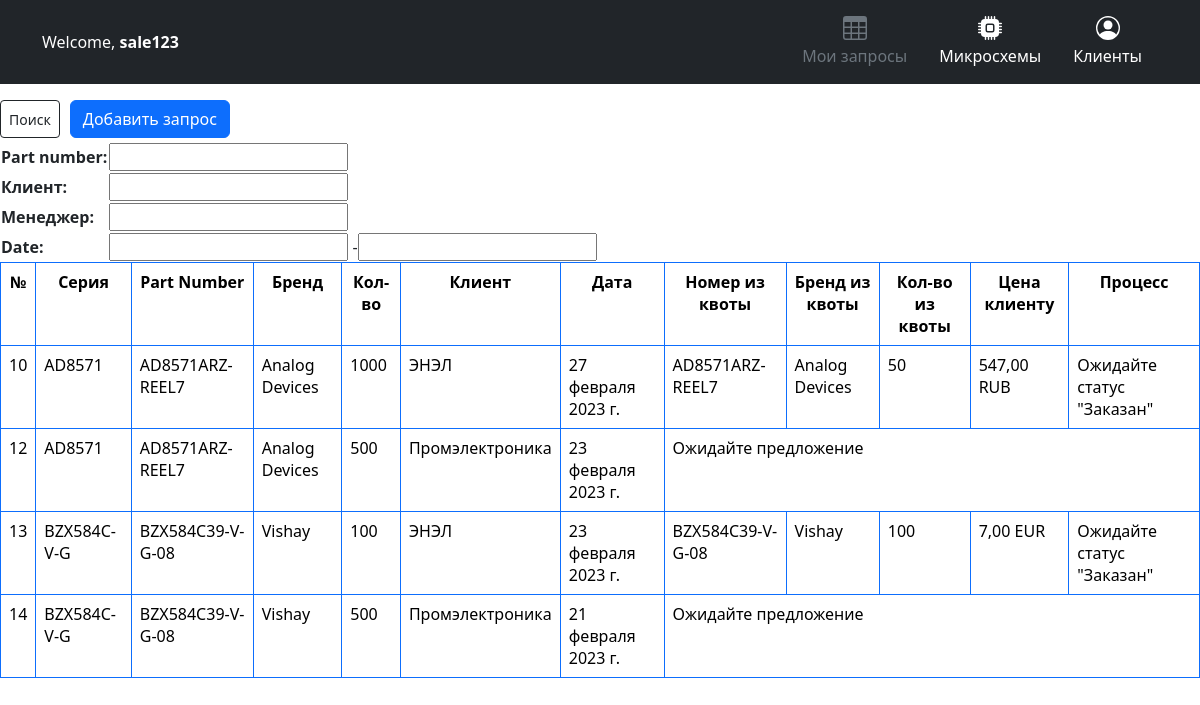
The page /responses/ (signed in) on the database as committed earlier.
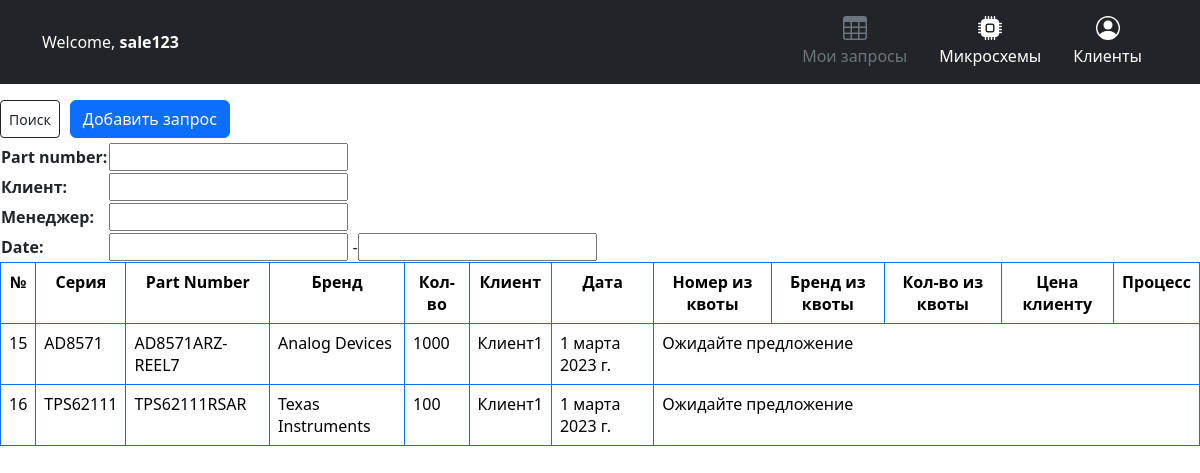
The same page on the database as committed later.
### parts/models.py (models this page shows, shortened)
class Request(models.Model):
    part = models.ForeignKey(Part, on_delete=models.CASCADE)
    quantity = models.PositiveIntegerField(verbose_name='Кол-во')
    customer = models.CharField(max_length=100, verbose_name='Клиент')
    date = models.DateField(verbose_name='Дата запроса')
    manager = models.ForeignKey(User, on_delete=models.CASCADE, related_name='requests', verbose_name='Менеджер')
    status = models.CharField(max_length=10, choices=STATUS_CHOICES, default='NO_QUOTA', verbose_name='Статус')
    selected_quota = models.ForeignKey(Quota, on_delete=models.SET_NULL, null=True, blank=True, related_name='selected_quotas')
    customer_price = models.DecimalField(max_digits=10, decimal_places=2, null=True, blank=True, default=0)
    currency = models.CharField(max_length=3, choices=CURRENCY_CHOICES, null=True, default='RUB')
    class Meta:
        verbose_name = "Заявка"
        verbose_name_plural = "Заявки"

class Part(models.Model):
    series = models.CharField(max_length=100, verbose_name='Серия')
    number = models.CharField(max_length=100, verbose_name='Номер')
    brand = models.CharField(max_length=100, verbose_name='Бренд')
    case_type = models.CharField(max_length=50, null=True, default='Корпус не указан!', verbose_name='Корпус')
    class Meta:
        verbose_name = "Микросхема"
        verbose_name_plural = "Микросхемы"

class Quota(models.Model):
    part = models.ForeignKey(Part, on_delete=models.CASCADE)
    quantity = models.PositiveIntegerField(verbose_name='Количество')
    price = models.DecimalField(max_digits=10, decimal_places=4, verbose_name='U/P USD')
    ruble_price = models.DecimalField(max_digits=10, decimal_places=4, verbose_name='U/P RUB', default=0)
    datecode = models.PositiveIntegerField(verbose_name='DC')
    lead_time = models.CharField(max_length=100, verbose_name='Срок')
    supplier = models.CharField(max_length=100, verbose_name='Поставщик')
    date = models.DateField(verbose_name='Дата квоты')
    class Meta:
        verbose_name = "Квота"
        verbose_name_plural = "Квоты"

### parts/views.py (the view)
# urls.py: path('responses/', views.sale_manager_view, name='sales_manager_responses'),
@login_required()
@group_required('sale')
def sale_manager_view(request):
    current_user_groups = request.user.groups.values_list("name", flat=True)
    manager = request.user
    requests = Request.objects.filter(manager=manager).order_by('-date')
    request_filter = RequestFilter(request.GET, queryset=requests)
    requests = request_filter.qs
    context = {
        'requests': requests,
        'filter': request_filter,
        'user': manager,
        "is_sale": "sale" in current_user_groups,
        "is_product": "product" in current_user_groups,
    }
    return render(request, 'sales_manager/manager_view.html', context)

### parts/views.py (called while the page is built)
def group_required(group_name):
    def check_group(user):
        return user.groups.filter(name=group_name).exists()
    return user_passes_test(check_group)

### parts/templates/sales_manager/manager_view.html
{% extends 'base.html' %}
{% block content %}
<table>
  <div class="d-flex justify-content-between align-items-center mb-1">
    <div class="d-flex">
      <form method="get" class="form-inline search-form ml-auto">
        <button type="submit" class="btn btn-outline-dark btn-sm ml-">Поиск</button>
        <div class="button_padding"><a href="{% url 'parts:request_create' %}" class="btn btn-primary">Добавить запрос</a></div>
        <div class="form-group">
          {{ filter.form }}
        </div>
      </form>
    </div>
  </div>
</table>
<div class="table-responsive-xxl">
  <table class="table table-hover table table-bordered border-primary">
  <tr>
    <th>№</th>
    <th>Серия</th>
    <th>Part Number</th>
    <th>Бренд</th>
    <th>Кол-во</th>
    <th>Клиент</th>
    <th>Дата</th>
    <th>Номер из квоты</th>
    <th>Бренд из квоты</th>
    <th>Кол-во из квоты</th>
    <th>Цена клиенту</th>
    <th>Процесс</th>
  </tr>
  {% for item in requests %}
  <tr>
    <td>{{ item.id }}</td>
    <td>{{ item.part.series }}</td>
    <td>{{ item.part.number }}</td>
    <td>{{ item.part.brand }}</td>
    <td>{{ item.quantity }}</td>
    <td>{{ item.customer }}</td>
    <td>{{ item.date }}</td>
    {% if item.selected_quota %}
    <td>{{ item.selected_quota.part.number }}</td>
    <td>{{ item.selected_quota.part.brand }}</td>
    <td>{{ item.selected_quota.quantity }}</td>
    <td>{% if item.customer_price %}{{ item.customer_price }} {{ item.currency }}{% else %}Ожидайте цену{% endif %}</td>
    <td>
    {% if item.status == "PAID" %}Ожидайте статус "Заказан"{% else %}
      <form method="post" action="{% url 'parts:add_bill' item.id %}">
      {% csrf_token %}
      <button class="btn btn-primary" type="submit">Оплачен</button>
      </form>
    </td>
      {% endif %}
    {% else %}
    <td colspan="5">{% if item.customer_price %}{{ item.customer_price }} {{ item.currency }}{% else %}Ожидайте предложение{% endif %}</td>
  </tr>
    {% endif %}
  {% endfor %}
</table>
{% endblock %}

Rows that differ between the two databases and show on the page:
removed Request: id "10", part.series "AD8571", part.number "AD8571ARZ-REEL7", part.brand "Analog Devices", quantity "1000", customer "ЭНЭЛ", date "27 февраля 2023 г.", selected_quota.part.number "AD8571ARZ-REEL7", selected_quota.part.brand "Analog Devices", selected_quota.quantity "50", customer_price "547,00", currency "RUB", status "Ожидайте статус \"Заказан\""
removed Request: id "12", part.series "AD8571", part.number "AD8571ARZ-REEL7", part.brand "Analog Devices", quantity "500", customer "Промэлектроника", date "23 февраля 2023 г.", customer_price "Ожидайте предложение"
removed Request: id "13", part.series "BZX584C-V-G", part.number "BZX584C39-V-G-08", part.brand "Vishay", quantity "100", customer "ЭНЭЛ", date "23 февраля 2023 г.", selected_quota.part.number "BZX584C39-V-G-08", selected_quota.part.brand "Vishay", selected_quota.quantity "100", customer_price "7,00", currency "EUR", status "Ожидайте статус \"Заказан\""
removed Request: id "14", part.series "BZX584C-V-G", part.number "BZX584C39-V-G-08", part.brand "Vishay", quantity "500", customer "Промэлектроника", date "21 февраля 2023 г.", customer_price "Ожидайте предложение"
added Request: id "15", part.series "AD8571", part.number "AD8571ARZ-REEL7", part.brand "Analog Devices", quantity "1000", customer "Клиент1", date "1 марта 2023 г.", customer_price "Ожидайте предложение"
added Request: id "16", part.series "TPS62111", part.number "TPS62111RSAR", part.brand "Texas Instruments", quantity "100", customer "Клиент1", date "1 марта 2023 г.", customer_price "Ожидайте предложение"
